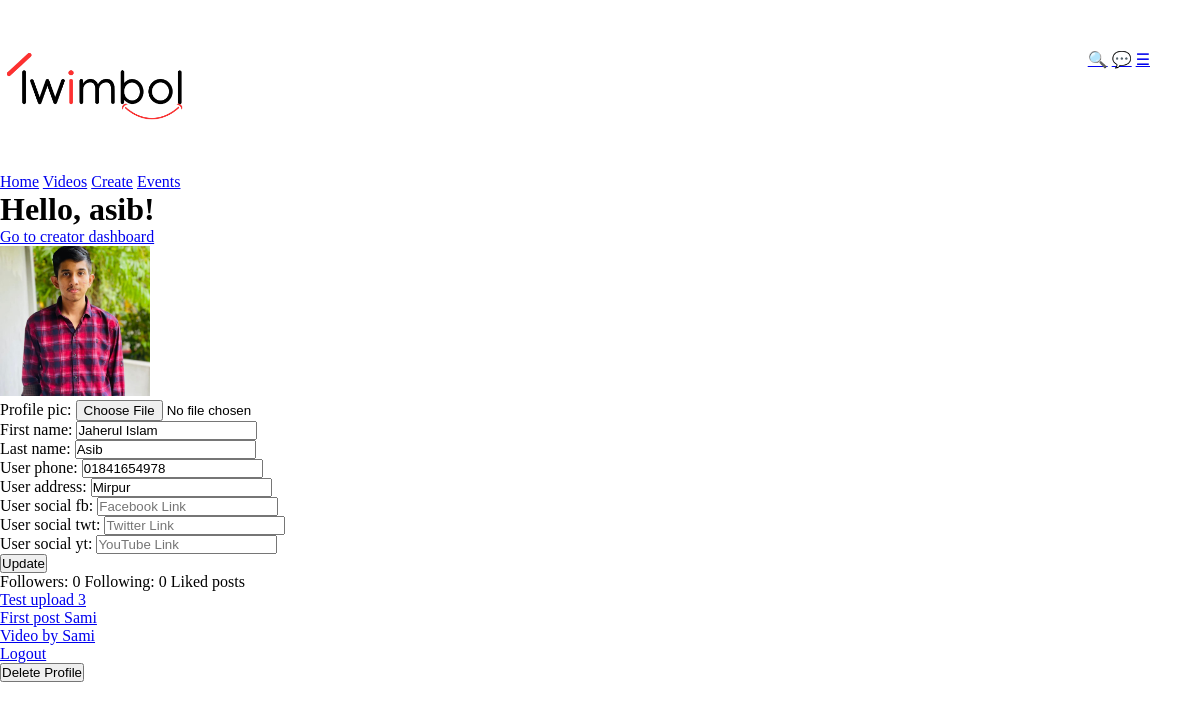
The page /user/ (signed in) on the database as committed earlier.
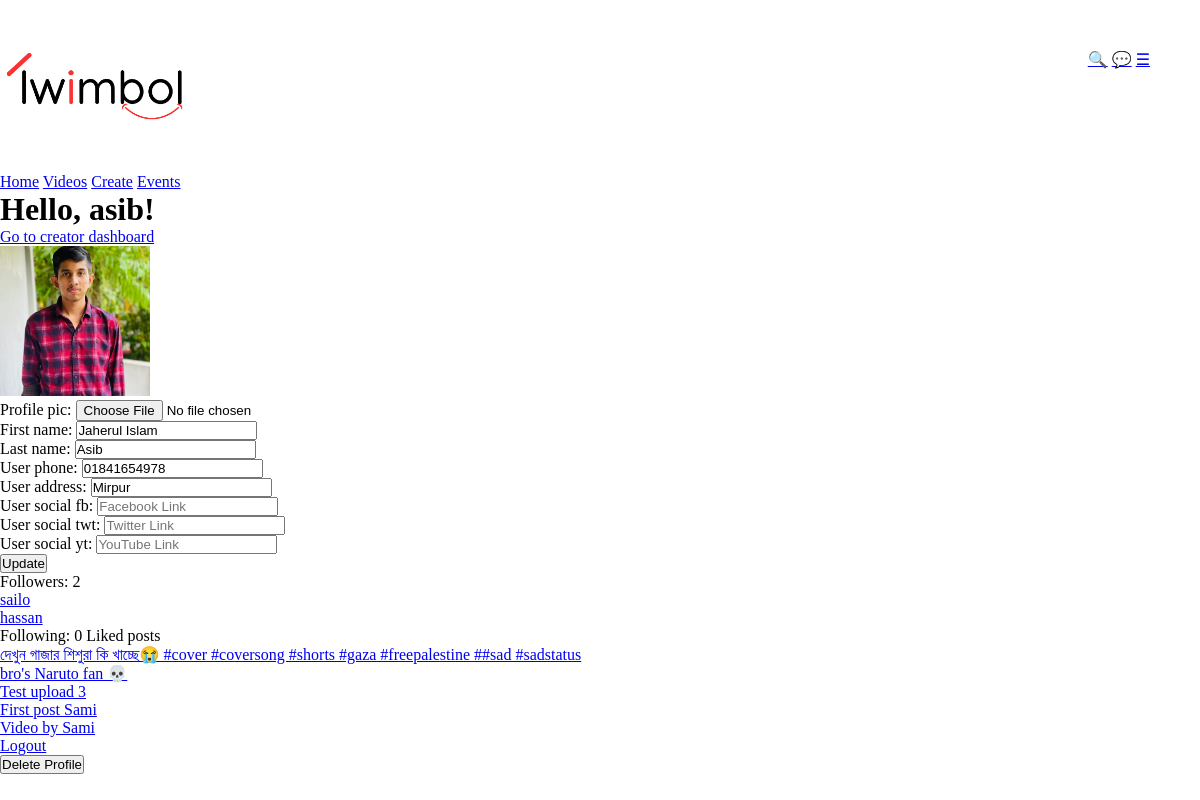
The same page on the database as committed later.
### app/models.py (models this page shows, shortened)
class Post_Stat_like(models.Model):
    post = models.ForeignKey(Post, on_delete=models.CASCADE, related_name='post_likes')
    created_at = models.DateTimeField(auto_now_add=True)
    created_by = models.ForeignKey(User, on_delete=models.CASCADE, related_name='like_created_by', blank=True)

class Post(models.Model):
    post_type = models.CharField(max_length=100)
    post_title = models.CharField(max_length=100)
    created_at = models.DateTimeField(auto_now_add=True)
    post_description = models.TextField(null=True)
    post_banner = models.ImageField(upload_to='img/posts/', null=True, blank=True, default='463315330_975679841271321_5666464099814645228_n.jpg')
    created_by = models.ForeignKey(User, on_delete=models.CASCADE, related_name='post_created_by')
    def __str__(self):
        return self.post_title

### user/models.py (models this page shows, shortened)
class Follower(models.Model):
    follower = models.ForeignKey(User, on_delete=models.CASCADE, related_name='follower')
    following = models.ForeignKey(User, on_delete=models.CASCADE, related_name='following')
    created_at = models.DateTimeField(auto_now_add=True)

### user/views.py (the view)
# urls.py: path('', views.user_manager, name='user_manager'),
@login_required
def user_manager(request):
    user = request.user
    profile = user.profile
    if(user.profile):
        if request.method == 'POST':
            user_profile_form = UserProfileForm(request.POST, request.FILES, instance=profile)
            if user_profile_form.is_valid():
                user_profile_form.save()
                if request.FILES.get('profile_pic'):
                    uploaded_file = request.FILES.get('profile_pic')
                    uploaded_file.name = f'img/profile_pics/{uploaded_file.name}'
                    profile.profile_pic = uploaded_file
                return redirect('user_manager')
        else:
            user_profile_form = UserProfileForm(instance=profile)
    else:
        UserProfile.objects.create(
            user=User.objects.get(username=user.username),
        )
    if request.method == 'POST' and 'delete_profile' in request.POST:
        user.delete()
        return redirect('login')
    liked_posts = Post_Stat_like.objects.filter(created_by=user).order_by('-created_at')
    followers = Follower.objects.filter(following=user).order_by('-created_at')
    following = Follower.objects.filter(follower=user).order_by('-created_at')
    context = {
        'message': 'Logged in',
        'user': user,
        'form': user_profile_form,
        'profile': profile,
        'liked_posts': liked_posts,
        'follow': {
            'followers': followers,
            'following': following,
        },
        }
    return render(request, 'user.html', context)

### user/forms.py
class UserProfileForm(ModelForm):
    class Meta:
        model = UserProfile
        fields = ['profile_pic','first_name', 'last_name', 'user_phone', 'user_address', 'user_social_fb', 'user_social_twt', 'user_social_yt']
        widgets = {
            'profile_pic': FileInput(attrs={'class': 'form-control', 'placeholder': 'Profile Picture', id: 'profile_pic'}),
            'user_phone': TextInput(attrs={'class': 'form-control', 'placeholder': 'Phone Number', 'type': 'tel'}),
            'user_address': TextInput(attrs={'class': 'form-control', 'placeholder': 'Address', 'type': 'address'}),
            'user_social_fb': TextInput(attrs={'class': 'form-control', 'placeholder': 'Facebook Link'}),
            'user_social_twt': TextInput(attrs={'class': 'form-control', 'placeholder': 'Twitter Link'}),
            'user_social_yt': TextInput(attrs={'class': 'form-control', 'placeholder': 'YouTube Link'}),
        }

### app/templates/user.html (shortened to what this page needs)
{% extends 'base.html' %}
{% block content %}
<h1>Hello, {{user}}!</h1>
{% if profile.user_type == 'creator' %}
<a href="{% url 'dashboard' %}">Go to creator dashboard</a>
{% endif %}
<form action="" method="post" enctype="multipart/form-data">
    <img src="{{profile.profile_pic.url}}" alt="" id="profile_pic_img" style="width: 150px; height: 150px;">
    {{form.as_p}}
    <input type="submit" value="Update">
</form>
Followers: {{follow.followers.count}}
{% for follower in follow.followers %}
<div class="follower">
<a href="{% url 'profile' follower.follower %}">
    {{follower.follower}}
</a>
</div>
{% endfor %}
Following: {{follow.following.count}}
Liked posts
{% for post in liked_posts %}
<div class="liked_post">
<a href="{% url 'post' post.post.id %}">
    {{post.post}}
</a>
</div>
{% endfor %}
<a href="{% url 'logout' %}">Logout</a>
<form action="" method="post">
    <input type="submit" value="Delete Profile" onclick="return confirm('Are you sure you want to delete your profile? This action cannot be undone.');">
</form>
{% endblock %}

Rows that differ between the two databases and show on the page:
added Follower: follower "sailo"
added Follower: follower "hassan"
added Post_Stat_like: post "দেখুন গাজার শিশুরা কি খাচ্ছে😭 #cover #coversong #shorts #gaza #freepalestine ##sad #sadstatus"
added Post_Stat_like: post "bro's Naruto fan 💀"
Other text that changed with them:
{{ follow.followers.count }}: "0" → "2"
